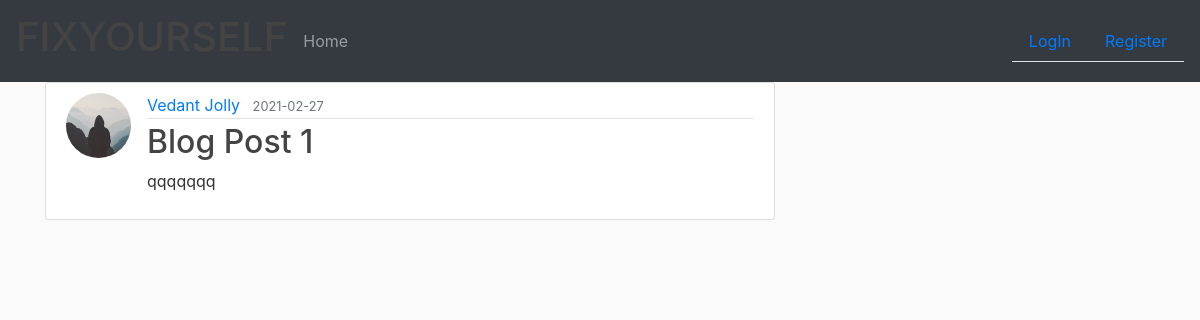
/question/1, run on an earlier commit of the app's database.
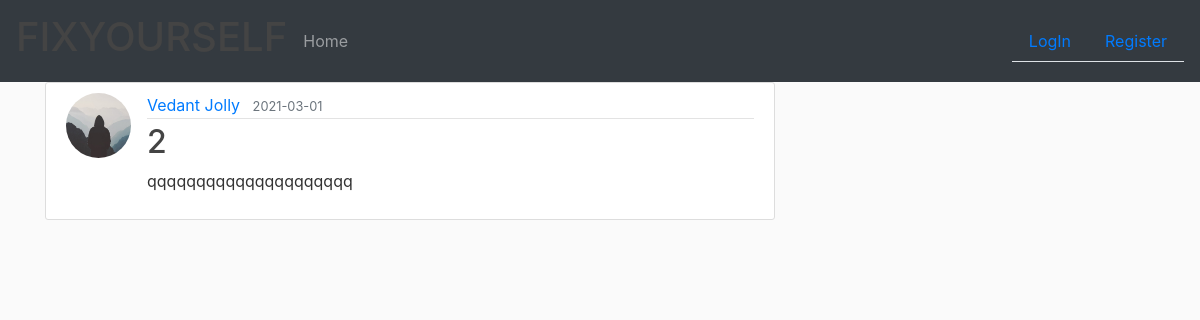
And on a later commit of the database.
### website/models.py (models this page shows, shortened)
class Question(db.Model):
    __searchable__ = ['title', 'content']
    id = db.Column(db.Integer, primary_key=True)
    title = db.Column(db.String(256), nullable=False)
    date_posted = db.Column(db.DateTime, nullable=False, default=datetime.utcnow)
    content = db.Column(db.Text, nullable=False)
    user_id = db.Column(db.Integer, db.ForeignKey('user.id'), nullable=False)
    answers = db.relationship('Answer', backref='answer', lazy=True)

### website/routes.py (the view)
@app.route("/question/<int:question_id>")
def question(question_id):
    question = Question.query.get_or_404(question_id)
    return render_template('question.html', title=question.title, post=question)

### website/templates/question.html (shortened to what this page needs)
{% extends 'layout.html' %}
{% block content %}
  <article class="media content-section">
    <img class="rounded-circle article-img" src="{{ url_for('static',filename = 'profile_pics/' + post.author.image_file) }}">
    <div class="media-body">
      <div class="article-metadata">
        <a class="mr-2" href="{{ url_for('user_questions',username=post.author.name) }}">{{ post.author.name }}</a>
        <small class="text-muted">{{ post.date_posted.strftime("%Y-%m-%d") }}</small>
      </div>
      <h2 class="article-title">{{ post.title }}</h2>
      <p class="article-content">{{ post.content }}</p>
    </div>
  </article>
{% endblock content %}

What changed in the data, as far as the page shows it:
changed Question: date_posted "2021-02-27" → "2021-03-01"; title "Blog Post 1" → "2"; content "qqqqqqq" → "qqqqqqqqqqqqqqqqqqqqq"
